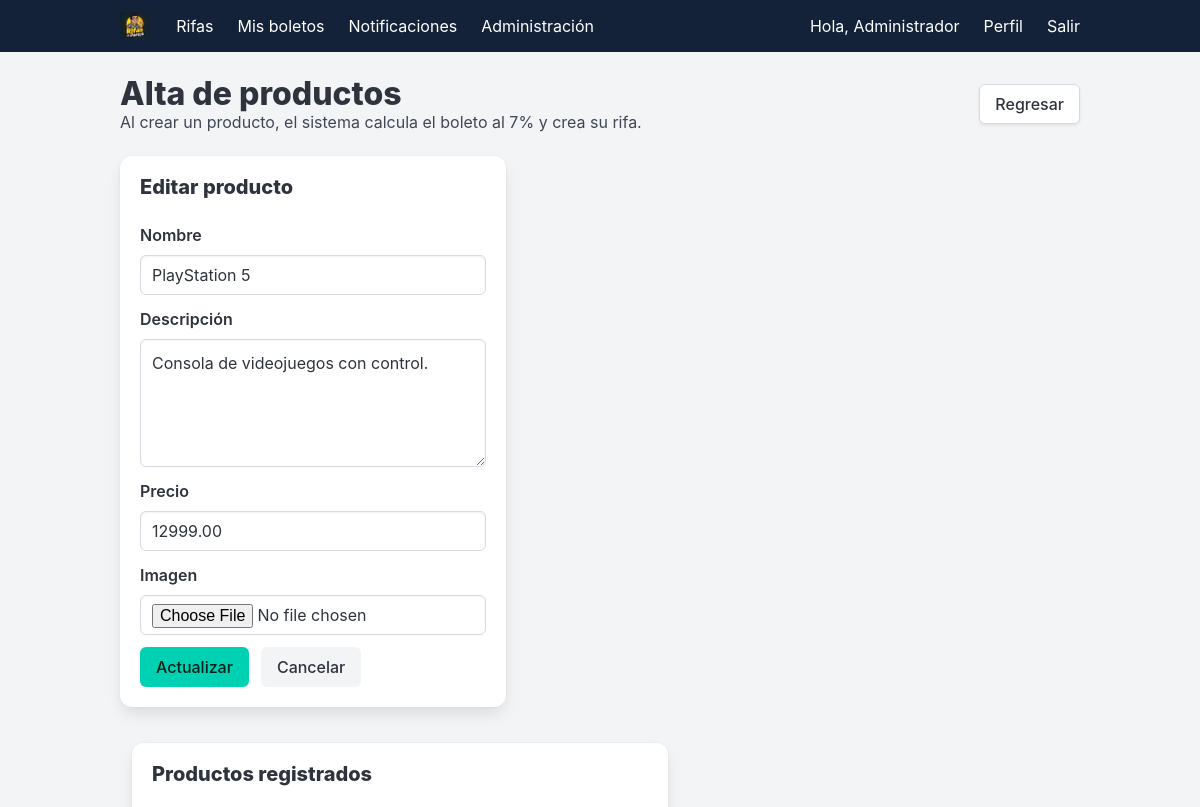
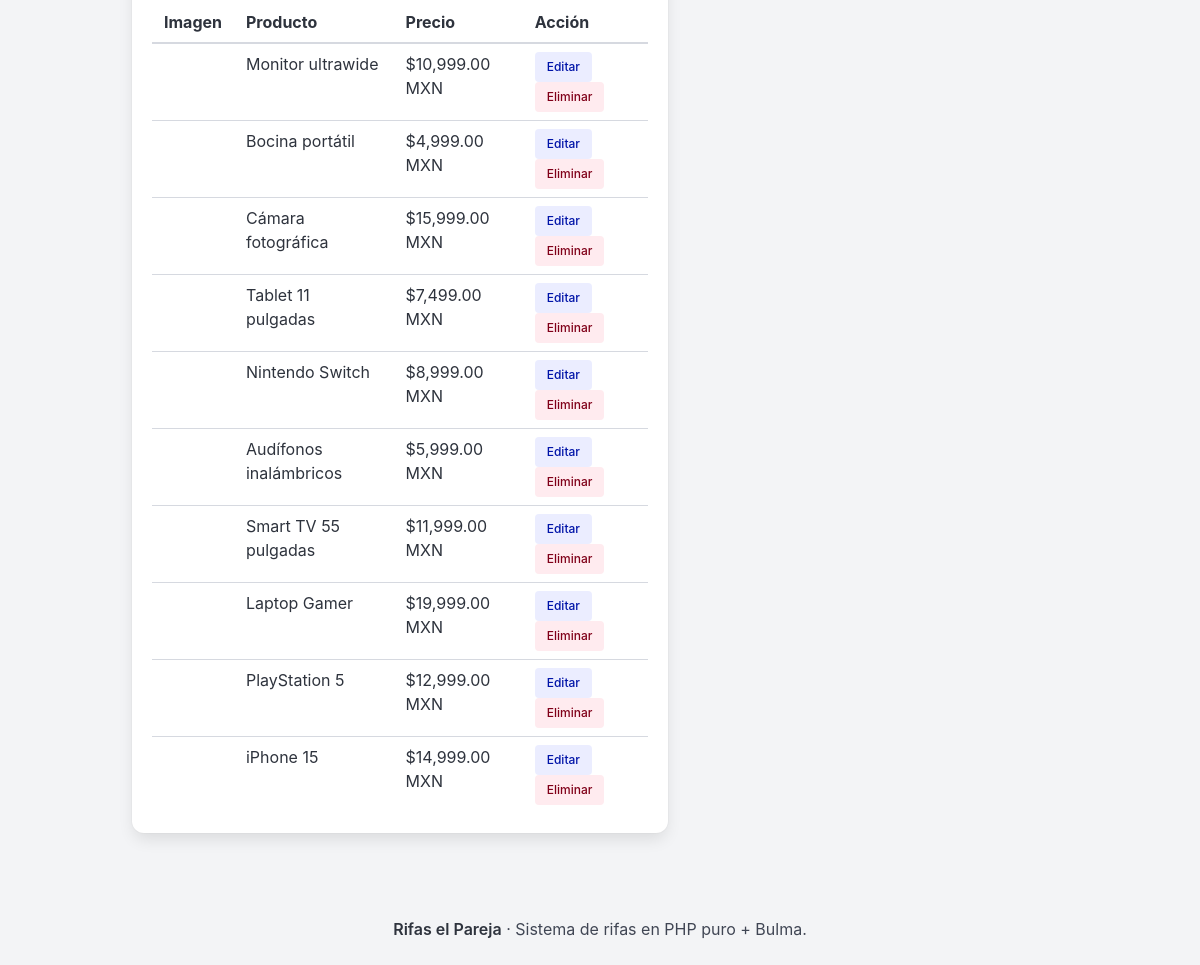
The page /index.php?route=admin_products&edit=2 (signed in) on the database its author committed (2 pictures, top to bottom).
### tables this page shows
CREATE TABLE products (
  id INT UNSIGNED AUTO_INCREMENT PRIMARY KEY,
  name VARCHAR(160) NOT NULL,
  description TEXT NULL,
  price DECIMAL(12,2) NOT NULL,
  image_path VARCHAR(255) NULL,
  active TINYINT(1) NOT NULL DEFAULT 1,
  created_at DATETIME NOT NULL DEFAULT CURRENT_TIMESTAMP
);

### views.php (called while the page is built, shortened)
<?php
function view(string $name,array $data=[]): void {
    require __DIR__.'/views/layout.php';
}

### app/Controllers/AdminController.php (called while the page is built, shortened)
<?php
final class AdminController
{
    public static function products(): void { $edit=isset($_GET['edit'])?Product::find((int)$_GET['edit']):null; view('admin/products',['products'=>Product::all(),'edit'=>$edit]); }
}

### app/Core/helpers.php (called while the page is built, shortened)
<?php
function e(?string $value): string {
    return htmlspecialchars((string)$value, ENT_QUOTES, 'UTF-8');
}
function money(float|int|string $value): string {
    return '$' . number_format((float)$value, 2, '.', ',') . ' MXN';
}
function route(string $name, array $params = []): string {
    $query = http_build_query(array_merge(['route' => $name], $params));
    return 'index.php?' . $query;
}

### app/Core/Database.php (called while the page is built, shortened)
<?php
final class Database
{
    private static ?PDO $connection = null;
    public static function get(): PDO
    {
        if (self::$connection instanceof PDO) {
            return self::$connection;
        }
        $dsn = 'mysql:host=' . DB_HOST . ';dbname=' . DB_NAME . ';charset=' . DB_CHARSET;
        try {
            self::$connection = new PDO($dsn, DB_USER, DB_PASS, [
                PDO::ATTR_ERRMODE => PDO::ERRMODE_EXCEPTION,
                PDO::ATTR_DEFAULT_FETCH_MODE => PDO::FETCH_ASSOC,
                PDO::ATTR_EMULATE_PREPARES => false,
            ]);
        } catch (PDOException $e) {
            throw new RuntimeException('No se pudo conectar a MySQL. Verifica config/config.php y que la base de datos exista.');
        }
        return self::$connection;
    }
}

### app/Models/Product.php (called while the page is built, shortened)
<?php
final class Product
{
    public static function all(): array {
        return Database::get()->query('SELECT * FROM products ORDER BY id DESC')->fetchAll();
    }
    public static function find(int $id): ?array {
        $stmt=Database::get()->prepare('SELECT * FROM products WHERE id=?'); $stmt->execute([$id]); return $stmt->fetch() ?: null;
    }
}

### views/admin/products.php (the view)
<?php $title='Administrar productos'; ?><div class="level"><div><h1 class="title">Alta de productos</h1><p class="subtitle is-6">Al crear un producto, el sistema calcula el boleto al 7% y crea su rifa.</p></div><a class="button" href="<?= route('admin') ?>">Regresar</a></div><div class="columns"><div class="column is-5"><div class="box"><h2 class="title is-5"><?= $edit?'Editar producto':'Nuevo producto' ?></h2><form method="post" enctype="multipart/form-data"><?= csrf_field() ?><?php if($edit): ?><input type="hidden" name="id" value="<?= (int)$edit['id'] ?>"><?php endif; ?><div class="field"><label class="label">Nombre</label><input class="input" name="name" required placeholder="Ej. Consola" value="<?= e($edit['name']??'') ?>"></div><div class="field"><label class="label">Descripción</label><textarea class="textarea" name="description"><?= e($edit['description']??'') ?></textarea></div><div class="field"><label class="label">Precio</label><input class="input" name="price" type="number" min="0.01" step="0.01" required value="<?= e((string)($edit['price']??'')) ?>"></div><div class="field"><label class="label">Imagen</label><input class="input" type="file" name="image" accept="image/jpeg,image/png,image/webp"></div><div class="buttons"><button class="button is-primary"><?= $edit?'Actualizar':'Guardar producto + crear rifa' ?></button><?php if($edit): ?><a class="button is-light" href="<?= route('admin_products') ?>">Cancelar</a><?php endif; ?></div></form></div></div></div><div class="column is-7"><div class="box"><h2 class="title is-5">Productos registrados</h2><div class="table-container"><table class="table is-fullwidth is-hoverable"><thead><tr><th>Imagen</th><th>Producto</th><th>Precio</th><th>Acción</th></tr></thead><tbody><?php foreach($products as $p): ?><tr><td><?php if($p['image_path']): ?><figure class="image is-48x48"><img class="is-rounded" src="<?= e($p['image_path']) ?>"></figure><?php endif; ?></td><td><?= e($p['name']) ?></td><td><?= money($p['price']) ?></td><td><a class="button is-small is-link is-light mr-2" href="<?= route('admin_products',['edit'=>$p['id']]) ?>">Editar</a><form class="is-inline" method="post" action="<?= route('admin_product_delete') ?>" onsubmit="return confirm('¿Eliminar producto?')"><?= csrf_field() ?><input type="hidden" name="id" value="<?= $p['id'] ?>"><button class="button is-small is-danger is-light">Eliminar</button></form></td></tr><?php endforeach; ?></tbody></table></div></div></div></div>

### assets/css/app.css (style rules this page uses)
:root { --navy:#132238;--green:#15b47a;--blue:#2486df }
body { min-height:100vh }
.is-inline { display:inline }

### rows shown on the page
products: name "PlayStation 5", description "Consola de videojuegos con control.", price "12999.00", price "$12,999.00 MXN"
products: name "Monitor ultrawide", price "$10,999.00 MXN"
products: name "Bocina portátil", price "$4,999.00 MXN"
products: name "Cámara fotográfica", price "$15,999.00 MXN"
products: name "Tablet 11 pulgadas", price "$7,499.00 MXN"
products: name "Nintendo Switch", price "$8,999.00 MXN"
products: name "Audífonos inalámbricos", price "$5,999.00 MXN"
products: name "Smart TV 55 pulgadas", price "$11,999.00 MXN"
products: name "Laptop Gamer", price "$19,999.00 MXN"
products: name "iPhone 15", price "$14,999.00 MXN"

### other values the page prints
$user['name'] "Administrador"
APP_NAME "Rifas el Pareja"
